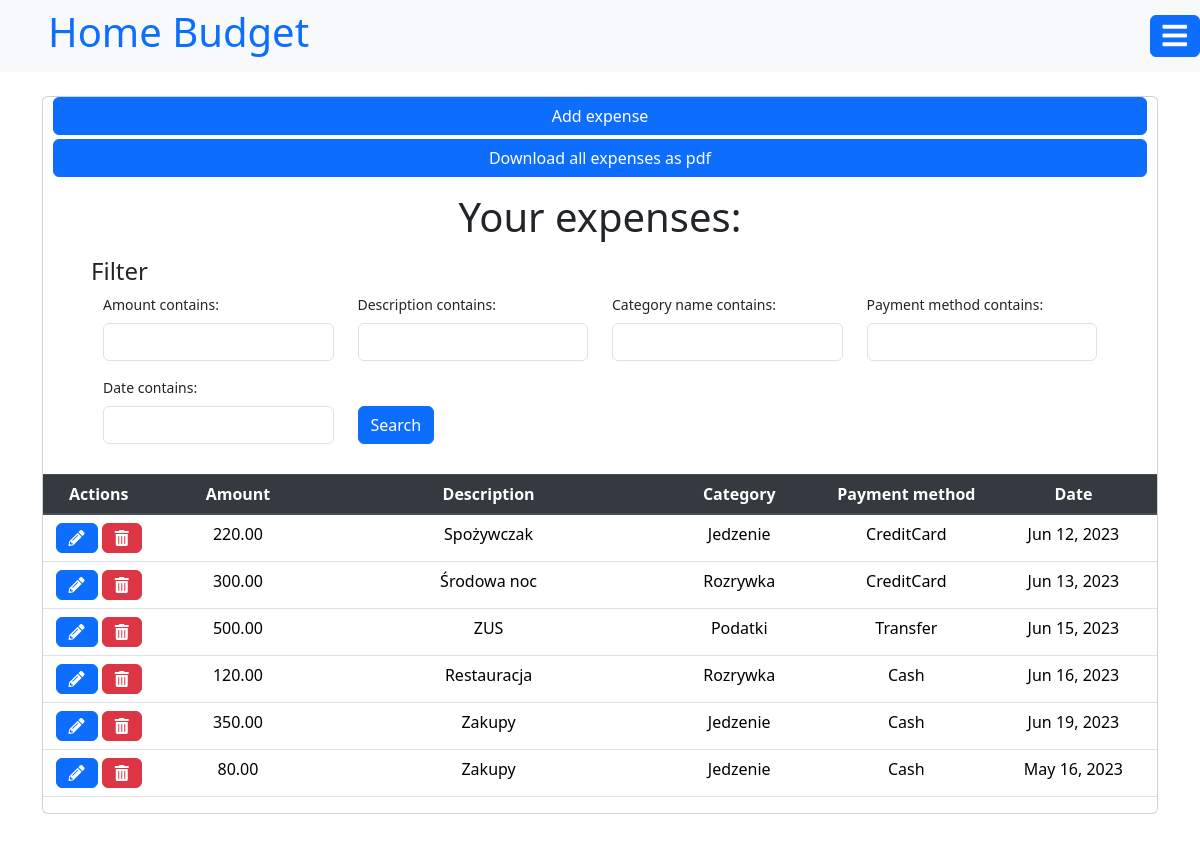
Page /expenses (signed in) on the committed database.
### budget/models.py (models this page shows, shortened)
class BudgetEntry(models.Model):
    ENTRY_TYPE_CHOICES = [
        ('income', 'Income'),
        ('expense', 'Expense'),
    ]
    PAYMENT_METHOD_CHOICES = [
        ('cash', 'Cash'),
        ('creditCard', 'Credit Card'),
        ('debitCard', 'Debit Card'),
        ('transfer', 'Bank Transfer'),
    ]
    user = models.ForeignKey(User, on_delete=models.CASCADE)
    category = models.ForeignKey(Category, on_delete=models.CASCADE)
    amount = models.DecimalField(max_digits=10, decimal_places=2)
    date = models.DateTimeField(default=timezone.localdate().strftime('%Y-%m-%d'))
    description = models.CharField(max_length=255)
    type = models.CharField(max_length=7, choices=ENTRY_TYPE_CHOICES)
    payment_method = models.CharField(max_length=20, choices=PAYMENT_METHOD_CHOICES)

class Category(models.Model):
    CATEGORY_CHOICES = (
        ('income', 'Income'),
        ('expense', 'Expense'),
    )
    name = models.CharField(max_length=255)
    user = models.ForeignKey(User, on_delete=models.CASCADE, null=True)
    category = models.CharField(max_length=128, choices=CATEGORY_CHOICES, null=True)
    description = models.CharField(max_length=255)
    def __str__(self):
        return f"{self.name}"

### budget/views.py (the view)
# urls.py: path('expenses', views.ExpensesView.search, name="expenses"),
    def search(request):
        entries_list = request.user.budgetentry_set.filter(type="expense")
        entries_filter = Filter(request.GET, queryset=entries_list)
        return render(request, 'expenses.html', {'filter': entries_filter})

### budget/templates/expenses.html (shortened to what this page needs)
{% extends "base.html" %}
{% load widget_tweaks %}
{% block content %}
<div class="card mb-5" style="font-size: 1.2rem">
    <a class="btn btn-primary" style="margin-left: 10px; margin-right: 10px" href="{% url 'addExpense' %}">Add
        expense</a>
    <a class="btn btn-primary mt-1" style="margin-left: 10px; margin-right: 10px" href="{% url 'getExpenses' %}">Download all expenses as pdf</a>
    <h1 class="my-3 text-center">Your expenses:</h1>
    <form method="get" style="font-size: 14px">
        <div class="well">
            <h4 class="ml-5" style="margin-top: 0">Filter</h4>
            <div class="row mx-5">
                <div class="form-group col-sm-4 col-md-3">
                    {{ filter.form.amount.label_tag }}
                    {% render_field filter.form.amount class="form-control" %}
                </div>
                <div class="form-group col-sm-4 col-md-3">
                    {{ filter.form.description.label_tag }}
                    {% render_field filter.form.description class="form-control" %}
                </div>
                <div class="form-group col-sm-4 col-md-3">
                    {{ filter.form.category.label_tag }}
                    {% render_field filter.form.category class="form-control" %}
                </div>
                <div class="form-group col-sm-4 col-md-3">
                    {{ filter.form.payment_method.label_tag }}
                    {% render_field filter.form.payment_method class="form-control" %}
                </div>
                <div class="form-group col-sm-4 col-md-3">
                    {{ filter.form.date.label_tag }}
                    {% render_field filter.form.date class="form-control" %}
                </div>
                <div class="form-group col-sm-4 col-md-3 align-self-end">
                    <button type="submit" class="btn btn-primary">
                         Search
                    </button>
                </div>
            </div>
        </div>
    </form>
    <table class="table">
        <thead class="thead-dark">
        <tr>
            <th scope="col" class="text-center" style="width: 10%">Actions</th>
            <th scope="col" class="text-center" style="width: 15%">Amount</th>
            <th scope="col" class="text-center" style="width: 30%">Description</th>
            <th scope="col" class="text-center" style="width: 15%">Category</th>
            <th scope="col" class="text-center" style="width: 15%">Payment method</th>
            <th scope="col" class="text-center" style="width: 15%">Date</th>
        </tr>
        </thead>
        <tbody>
        {% for obj in filter.qs %}
        <tr>
            <td class="text-center" style="width: 10%">
                <a type="button" class="btn btn-primary" href="{% url 'editExpense' pk=obj.pk %}"><i
                        class="fas fa-pencil-alt"></i></a>
                <a type="button" class="btn btn-danger" href="{% url 'deleteExpense' pk=obj.pk %}"><i
                        class="fas fa-trash-alt"></i></a>
            </td>
            <td class="text-center">{{obj.amount}}</td>
            <td class="text-center">{{obj.description}}</td>
            <td class="text-center">{{obj.category}}</td>
            <td class="text-center text-capitalize">{{obj.payment_method}}</td>
            <td class="text-center">{{obj.date |date:"M d, Y"}}</td>
        </tr>
        {% endfor %}
        </tbody>
    </table>
</div>
{% endblock %}

### rows in the picture
BudgetEntry: amount "220.00", description "Spożywczak", category "Jedzenie", payment_method "CreditCard", date "Jun 12, 2023"
BudgetEntry: amount "300.00", description "Środowa noc", category "Rozrywka", payment_method "CreditCard", date "Jun 13, 2023"
BudgetEntry: amount "500.00", description "ZUS", category "Podatki", payment_method "Transfer", date "Jun 15, 2023"
BudgetEntry: amount "120.00", description "Restauracja", category "Rozrywka", payment_method "Cash", date "Jun 16, 2023"
BudgetEntry: amount "350.00", description "Zakupy", category "Jedzenie", payment_method "Cash", date "Jun 19, 2023"
BudgetEntry: amount "80.00", description "Zakupy", category "Jedzenie", payment_method "Cash", date "May 16, 2023"

### other values in the picture
{{ filter.form.amount.label_tag }} "Amount contains:"
{{ filter.form.description.label_tag }} "Description contains:"
{{ filter.form.category.label_tag }} "Category name contains:"
{{ filter.form.payment_method.label_tag }} "Payment method contains:"
{{ filter.form.date.label_tag }} "Date contains:"
